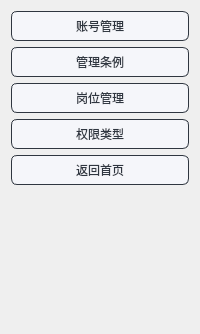
         <widget class="QWidget" name="page_6">
          <layout class="QGridLayout" name="gridLayout_13">
           <item row="2" column="0">
            <widget class="QPushButton" name="purType_2">
             <property name="styleSheet">
              <string notr="true">QPushButton{
	font: 10pt &quot;微软雅黑&quot;;
    color: #2f3640;
    background-color: #f5f6fa;
    border-color: #2f3640;
    border-radius: 6px;
    border-style: solid;
    border-width: 1px;
    padding: 5px;
}

/**鼠标停留在按钮上的样式**/
QPushButton::hover{	
    color: #FFFFFF;
    background-color: #718093;
    border-color: #2f3640;
}

/**鼠标按压下去的样式**/
QPushButton::pressed,QPushButton::checked{
    color: #FFFFFF;
    background-color: qlineargradient(spread:pad, x1:0, y1:0, x2:0, y2:1, stop:0 #273c75, stop:1 #487eb0);
}

/**按钮失能情况下样式**/
QPushButton::disabled{
    color: #FFFFFF;
    background-color: #dcdde1;
    border-color: #dcdde1;
}
</string>
             </property>
             <property name="text">
              <string>岗位管理</string>
             </property>
            </widget>
           </item>
           <item row="3" column="0">
            <widget class="QPushButton" name="purType">
             <property name="styleSheet">
              <string notr="true">QPushButton{
	font: 10pt &quot;微软雅黑&quot;;
    color: #2f3640;
    background-color: #f5f6fa;
    border-color: #2f3640;
    border-radius: 6px;
    border-style: solid;
    border-width: 1px;
    padding: 5px;
}

/**鼠标停留在按钮上的样式**/
QPushButton::hover{	
    color: #FFFFFF;
    background-color: #718093;
    border-color: #2f3640;
}

/**鼠标按压下去的样式**/
QPushButton::pressed,QPushButton::checked{
    color: #FFFFFF;
    background-color: qlineargradient(spread:pad, x1:0, y1:0, x2:0, y2:1, stop:0 #273c75, stop:1 #487eb0);
}

/**按钮失能情况下样式**/
QPushButton::disabled{
    color: #FFFFFF;
    background-color: #dcdde1;
    border-color: #dcdde1;
}
</string>
             </property>
             <property name="text">
              <string>权限类型</string>
             </property>
            </widget>
           </item>
           <item row="1" column="0">
            <widget class="QPushButton" name="manageRule">
             <property name="styleSheet">
              <string notr="true">QPushButton{
	font: 10pt &quot;微软雅黑&quot;;
    color: #2f3640;
    background-color: #f5f6fa;
    border-color: #2f3640;
    border-radius: 6px;
    border-style: solid;
    border-width: 1px;
    padding: 5px;
}

/**鼠标停留在按钮上的样式**/
QPushButton::hover{	
    color: #FFFFFF;
    background-color: #718093;
    border-color: #2f3640;
}

/**鼠标按压下去的样式**/
QPushButton::pressed,QPushButton::checked{
    color: #FFFFFF;
    background-color: qlineargradient(spread:pad, x1:0, y1:0, x2:0, y2:1, stop:0 #273c75, stop:1 #487eb0);
}

/**按钮失能情况下样式**/
QPushButton::disabled{
    color: #FFFFFF;
    background-color: #dcdde1;
    border-color: #dcdde1;
}
</string>
             </property>
             <property name="text">
              <string>管理条例</string>
             </property>
            </widget>
           </item>
           <item row="5" column="0">
            <spacer name="verticalSpacer_6">
             <property name="orientation">
              <enum>Qt::Vertical</enum>
             </property>
             <property name="sizeHint" stdset="0">
              <size>
               <width>20</width>
               <height>138</height>
              </size>
             </property>
            </spacer>
           </item>
           <item row="4" column="0">
            <widget class="QPushButton" name="back_3">
             <property name="styleSheet">
              <string notr="true">QPushButton{
	font: 10pt &quot;微软雅黑&quot;;
    color: #2f3640;
    background-color: #f5f6fa;
    border-color: #2f3640;
    border-radius: 6px;
    border-style: solid;
    border-width: 1px;
    padding: 5px;
}

/**鼠标停留在按钮上的样式**/
QPushButton::hover{	
    color: #FFFFFF;
    background-color: #718093;
    border-color: #2f3640;
}

/**鼠标按压下去的样式**/
QPushButton::pressed,QPushButton::checked{
    color: #FFFFFF;
    background-color: qlineargradient(spread:pad, x1:0, y1:0, x2:0, y2:1, stop:0 #273c75, stop:1 #487eb0);
}

/**按钮失能情况下样式**/
QPushButton::disabled{
    color: #FFFFFF;
    background-color: #dcdde1;
    border-color: #dcdde1;
}
</string>
             </property>
             <property name="text">
              <string>返回首页</string>
             </property>
            </widget>
           </item>
           <item row="0" column="0">
            <widget class="QPushButton" name="staff">
             <property name="styleSheet">
              <string notr="true">QPushButton{
	font: 10pt &quot;微软雅黑&quot;;
    color: #2f3640;
    background-color: #f5f6fa;
    border-color: #2f3640;
    border-radius: 6px;
    border-style: solid;
    border-width: 1px;
    padding: 5px;
}

/**鼠标停留在按钮上的样式**/
QPushButton::hover{	
    color: #FFFFFF;
    background-color: #718093;
    border-color: #2f3640;
}

/**鼠标按压下去的样式**/
QPushButton::pressed,QPushButton::checked{
    color: #FFFFFF;
    background-color: qlineargradient(spread:pad, x1:0, y1:0, x2:0, y2:1, stop:0 #273c75, stop:1 #487eb0);
}

/**按钮失能情况下样式**/
QPushButton::disabled{
    color: #FFFFFF;
    background-color: #dcdde1;
    border-color: #dcdde1;
}
</string>
             </property>
             <property name="text">
              <string>账号管理</string>
             </property>
            </widget>
           </item>
          </layout>
         </widget>
